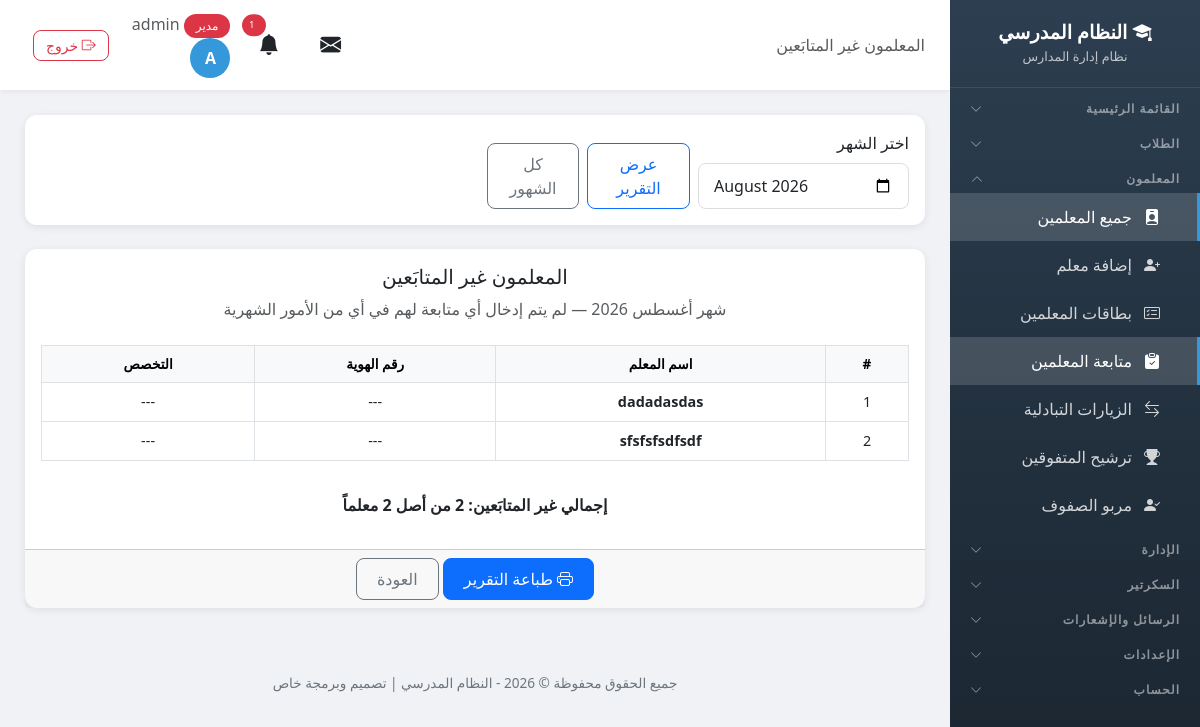
Screenshot of /followups/missing/ (signed in) with the database file from the repository.
### school/models.py (models this page shows, shortened)
class Profile(models.Model):
    ROLE_CHOICES = [
        ('admin', 'مدير'),
        ('vice_principal', 'نائب مدير'),
        ('secretary', 'سكرتير'),
        ('teacher', 'معلم'),
        ('student', 'طالب'),
    ]
    user = models.OneToOneField(User, on_delete=models.CASCADE, related_name='profile')
    role = models.CharField('الدور', max_length=20, choices=ROLE_CHOICES, default='student')
    phone = models.CharField('رقم الهاتف', max_length=20, blank=True)

class Teacher(models.Model):
    user = models.OneToOneField(User, on_delete=models.CASCADE, related_name='teacher_profile')
    full_name = models.CharField('الاسم الكامل', max_length=200)
    email = models.EmailField('البريد الإلكتروني', blank=True)
    phone = models.CharField('رقم الهاتف', max_length=20, blank=True)
    id_number = models.CharField('رقم الهوية', max_length=50, blank=True, help_text='رقم هوية المعلم الوطني')
    hire_date = models.DateField('تاريخ التعيين', null=True, blank=True)
    birth_date = models.DateField('تاريخ الميلاد', null=True, blank=True)
    qualification = models.CharField('المؤهل العلمي', max_length=200, blank=True, help_text='مثال: بكالوريوس، ماجستير، دكتوراه')
    specialization = models.CharField('التخصص', max_length=200, blank=True, help_text='مثال: رياضيات، فيزياء، لغة عربية')
    classes = models.ManyToManyField(Class, verbose_name='الصفوف', blank=True, related_name='teachers')
    subjects = models.ManyToManyField(Subject, verbose_name='المواد', blank=True, related_name='teachers')
    created_at = models.DateTimeField('تاريخ الإضافة', auto_now_add=True)
    class Meta:
        verbose_name = 'معلم'
        verbose_name_plural = 'المعلمون'

### school/views.py (the view)
# urls.py: path('followups/missing/', views.teacher_followup_missing, name='teacher_followup_missing'),
@login_required
def teacher_followup_missing(request):
    if not has_perm(request.user, 'teacher_followup', 'view'):
        messages.error(request, 'ليس لديك صلاحية')
        return redirect('dashboard')
    month = request.GET.get('month', '')
    is_all = month == 'all'
    if is_all:
        followed_ids = TeacherFollowup.objects.values_list('teacher_id', flat=True)
        year, mon, month_value, month_label_text = None, None, 'all', 'جميع الشهور'
    else:
        year, mon = parse_month(month)
        followed_ids = TeacherFollowup.objects.filter(follow_date__year=year, follow_date__month=mon).values_list('teacher_id', flat=True)
        month_value, month_label_text = f'{year}-{mon:02d}', month_label(year, mon)
    missing = Teacher.objects.exclude(id__in=followed_ids).order_by('full_name')
    info = SchoolInfo.objects.first()
    return render(request, 'school/teacher_followup_missing.html', {
        'missing': missing,
        'year': year,
        'mon': mon,
        'month_value': month_value,
        'month_label': month_label_text,
        'is_all': is_all,
        'total_teachers': Teacher.objects.count(),
        'info': info,
    })

### templates/school/teacher_followup_missing.html (shortened to what this page needs)
{% extends 'school/base.html' %}
{% load static %}
{% block page_heading %}المعلمون غير المتابَعين{% endblock %}
{% block content %}
<div class="card mb-4 no-print">
    <div class="card-body">
        <form method="get" class="row g-2 align-items-end">
            <div class="col-md-3">
                <label class="form-label">اختر الشهر</label>
                <input type="month" name="month" class="form-control" value="{% if not is_all %}{{ month_value }}{% endif %}">
            </div>
            <div class="col-md-3 d-flex align-items-end">
                <button class="btn btn-outline-primary">عرض التقرير</button>
                <a href="{% url 'teacher_followup_missing' %}?month=all" class="btn btn-{% if is_all %}primary{% else %}outline-secondary{% endif %} ms-2">كل الشهور</a>
            </div>
        </form>
    </div>
</div>
<div class="card">
    <div class="card-body" id="reportArea">
        <div class="text-center mb-4">
            <h5>المعلمون غير المتابَعين</h5>
            <p class="text-muted">{% if is_all %}لم يتم إدخال أي متابعة لهم منذ بداية التسجيل{% else %}شهر {{ month_label }} — لم يتم إدخال أي متابعة لهم في أي من الأمور الشهرية{% endif %}</p>
        </div>
        {% if missing %}
        <div class="table-responsive">
            <table class="table table-bordered text-center align-middle" style="font-size: 0.9rem;">
                <thead class="table-light">
                    <tr>
                        <th>#</th>
                        <th>اسم المعلم</th>
                        <th>رقم الهوية</th>
                        <th>التخصص</th>
                    </tr>
                </thead>
                <tbody>
                    {% for t in missing %}
                    <tr>
                        <td>{{ forloop.counter }}</td>
                        <td><strong>{{ t.full_name }}</strong></td>
                        <td>{{ t.id_number|default:'---' }}</td>
                        <td>{{ t.specialization|default:'---' }}</td>
                    </tr>
                    {% endfor %}
                </tbody>
            </table>
        </div>
        <p class="text-center mt-3"><strong>إجمالي غير المتابَعين: {{ missing|length }} من أصل {{ total_teachers }} معلماً</strong></p>
        {% else %}
        <div class="text-center py-4">
            <i class="bi bi-check-circle-fill text-success" style="font-size: 3rem;"></i>
            <p class="mt-2">جميع المعلمين ({{ total_teachers }}) تمت متابعتهم في هذا الشهر</p>
        </div>
        {% endif %}
    </div>
    <div class="card-footer no-print text-center">
        <button class="btn btn-primary" onclick="window.print()"><i class="bi bi-printer"></i> طباعة التقرير</button>
        <a href="{% url 'teacher_followups' %}" class="btn btn-outline-secondary">العودة</a>
    </div>
</div>
{% endblock %}

### templates/school/base.html (shortened to what this page needs)
<!DOCTYPE html>
<html lang="ar" dir="rtl">
<head>
    <link href="https://cdn.jsdelivr.net/npm/bootstrap@5.3.0/dist/css/bootstrap.min.css" rel="stylesheet">
    <link href="https://cdn.jsdelivr.net/npm/bootstrap@5.3.0/dist/css/bootstrap.rtl.min.css" rel="stylesheet">
    <link rel="stylesheet" href="https://cdn.jsdelivr.net/npm/bootstrap-icons@1.11.0/font/bootstrap-icons.css">
    <link href="https://cdn.jsdelivr.net/npm/select2@4.1.0-rc.0/dist/css/select2.min.css" rel="stylesheet" />
    <link href="https://cdn.jsdelivr.net/npm/select2-bootstrap-5-theme@1.3.0/dist/select2-bootstrap-5-theme.rtl.min.css" rel="stylesheet" />
    <link rel="stylesheet" href="https://unpkg.com/leaflet@1.9.4/dist/leaflet.css" />
</head>
<body>
    {% if user.is_authenticated %}
    <div class="sidebar" id="sidebar">
        <div class="brand">
            <h4><i class="bi bi-mortarboard-fill"></i> النظام المدرسي</h4>
            <small>نظام إدارة المدارس</small>
        </div>
        {% if user.is_authenticated %}
        <button class="nav-section nav-toggle" type="button" data-target="collapse-main" aria-expanded="false">
            <span>القائمة الرئيسية</span><i class="bi bi-chevron-down"></i>
        </button>
        {% if 'students_view' in user_perms or 'students_add' in user_perms or 'notes_view' in user_perms or 'levels_view' in user_perms %}
        <button class="nav-section nav-toggle" type="button" data-target="collapse-students" aria-expanded="false">
            <span>الطلاب</span><i class="bi bi-chevron-down"></i>
        </button>
        {% endif %}
        {% if 'teachers_view' in user_perms or 'teachers_add' in user_perms or 'nominations_view' in user_perms or 'guardians_view' in user_perms %}
        <button class="nav-section nav-toggle" type="button" data-target="collapse-teachers" aria-expanded="false">
            <span>المعلمون</span><i class="bi bi-chevron-down"></i>
        </button>
        <div class="nav-collapse" id="collapse-teachers">
        {% endif %}
        {% if 'teachers_view' in user_perms %}
        <a href="{% url 'teacher_list' %}" class="nav-link {% if 'teacher' in request.resolver_match.url_name %}active{% endif %}">
            <i class="bi bi-person-badge-fill"></i> جميع المعلمين
        </a>
        {% endif %}
        {% if 'teachers_add' in user_perms %}
        <a href="{% url 'add_teacher' %}" class="nav-link {% if request.resolver_match.url_name == 'add_teacher' %}active{% endif %}">
            <i class="bi bi-person-plus-fill"></i> إضافة معلم
        </a>
        {% endif %}
        {% if 'teachers_view' in user_perms %}
        <a href="{% url 'teacher_cards_report' %}" class="nav-link {% if request.resolver_match.url_name == 'teacher_cards_report' %}active{% endif %}">
            <i class="bi bi-card-checklist"></i> بطاقات المعلمين
        </a>
        {% endif %}
        {% if 'teacher_followup_view' in user_perms %}
        <a href="{% url 'teacher_followups' %}" class="nav-link {% if 'followup' in request.resolver_match.url_name %}active{% endif %}">
            <i class="bi bi-clipboard-check-fill"></i> متابعة المعلمين
        </a>
        {% endif %}
        {% if 'reciprocal_visits_view' in user_perms and user.profile.role != 'teacher' %}
        <a href="{% url 'reciprocal_visit_list' %}" class="nav-link {% if 'reciprocal_visit' in request.resolver_match.url_name %}active{% endif %}">
            <i class="bi bi-arrow-left-right"></i> الزيارات التبادلية
        </a>
        {% endif %}
        {% if 'nominations_view' in user_perms %}
        <a href="{% url 'guardian_students' %}" class="nav-link {% if request.resolver_match.url_name == 'guardian_students' %}active{% endif %}">
            <i class="bi bi-trophy-fill"></i> ترشيح المتفوقين
        </a>
        {% endif %}
        {% if 'guardians_view' in user_perms %}
        <a href="{% url 'guardian_assign' %}" class="nav-link {% if request.resolver_match.url_name == 'guardian_assign' %}active{% endif %}">
            <i class="bi bi-person-check-fill"></i> مربو الصفوف
        </a>
        {% endif %}
        {% if 'teachers_view' in user_perms or 'teachers_add' in user_perms or 'nominations_view' in user_perms or 'guardians_view' in user_perms %}
        </div>
        {% endif %}
        {% if 'classes_view' in user_perms or 'subjects_view' in user_perms or 'announcements_view' in user_perms or 'agenda_view' in user_perms or 'leaves_view' in user_perms or 'lateness_view' in user_perms or 'meetings_view' in user_perms or 'supervisor_visits_view' in user_perms or 'inspection_visits_view' in user_perms or 'visit_program_view' in user_perms or 'absence_view' in user_perms or 'schedule_view' in user_perms or 'certificates_view' in user_perms or 'exams_view' in user_perms or 'survey_view' in user_perms %}
        <button class="nav-section nav-toggle" type="button" data-target="collapse-admin" aria-expanded="false">
            <span>الإدارة</span><i class="bi bi-chevron-down"></i>
        </button>
        {% endif %}
        {% if 'incoming_view' in user_perms or 'outgoing_view' in user_perms %}
        <button class="nav-section nav-toggle" type="button" data-target="collapse-secretary" aria-expanded="false">
            <span>السكرتير</span><i class="bi bi-chevron-down"></i>
        </button>
        {% endif %}
        {% if 'messages_view' in user_perms or 'messages_send' in user_perms %}
        <button class="nav-section nav-toggle" type="button" data-target="collapse-messages" aria-expanded="false">
            <span>الرسائل والإشعارات</span><i class="bi bi-chevron-down"></i>
        </button>
        {% endif %}
        {% if 'settings_accounts' in user_perms or 'settings_whatsapp' in user_perms or 'settings_links' in user_perms or user.profile.role == 'admin' %}
        <button class="nav-section nav-toggle" type="button" data-target="collapse-settings" aria-expanded="false">
            <span>الإعدادات</span><i class="bi bi-chevron-down"></i>
        </button>
        {% endif %}
        <button class="nav-section nav-toggle" type="button" data-target="collapse-account" aria-expanded="false">
            <span>الحساب</span><i class="bi bi-chevron-down"></i>
        </button>
        {% endif %}
    </div>
    <div class="main-content">
        <div class="top-bar">
            <div>
                <span class="d-none d-md-inline text-muted">{% block page_heading %}{% endblock %}</span>
            </div>
            <div class="user-info">
                <div class="dropdown d-inline-block mx-2" id="messageBell">
                    <button class="btn btn-link text-reset position-relative p-1" type="button" data-bs-toggle="dropdown" aria-expanded="false" style="font-size: 1.3rem;">
                        <i class="bi bi-envelope-fill"></i>
                    </button>
                </div>
                <div class="dropdown d-inline-block mx-2" id="notificationBell">
                    <button class="btn btn-link text-reset position-relative p-1" type="button" data-bs-toggle="dropdown" aria-expanded="false" style="font-size: 1.3rem;">
                        <i class="bi bi-bell-fill"></i>
                        {% if unread_notifications_count > 0 %}
                        <span class="position-absolute top-0 start-100 translate-middle badge rounded-pill bg-danger" style="font-size: 0.6rem;">
                            {{ unread_notifications_count }}
                        </span>
                        {% endif %}
                    </button>
                </div>
                <a href="{% url 'my_account' %}" class="text-decoration-none text-reset">
                    <span class="text-muted d-none d-sm-inline">
                        <span class="badge bg-{% if user.profile.role == 'admin' %}danger{% elif user.profile.role == 'teacher' %}success{% else %}info{% endif %}">
                            {{ user.profile.get_role_display }}
                        </span>
                        {{ user.first_name|default:user.username }}
                    </span>
                    <div class="avatar">{{ user.first_name|first|default:user.username|first|upper }}</div>
                </a>
                <a href="{% url 'logout' %}" class="btn btn-sm btn-outline-danger ms-2" title="تسجيل الخروج">
                    <i class="bi bi-box-arrow-right"></i> <span class="d-none d-sm-inline">خروج</span>
                </a>
            </div>
        </div>
        <div class="page-content">
            {% block content %}{% endblock %}
        </div>
        <div class="footer no-print">
            <p>جميع الحقوق محفوظة &copy; {% now "Y" %} - النظام المدرسي | تصميم وبرمجة خاص</p>
        </div>
    </div>
    {% endif %}
</body>
</html>

### rows the page displays
Teacher: full_name "dadadasdas", id_number "---", specialization "---"
Teacher: full_name "sfsfsfsdfsdf", id_number "---", specialization "---"

### other values shown
{{ unread_notifications_count }} "1"
{{ user.profile.get_role_display }} "مدير"
{{ user.first_name|default:user.username }} "admin"
{{ user.first_name|first|default:user.username|first|upper }} "A"
{{ missing|length }} "2"
